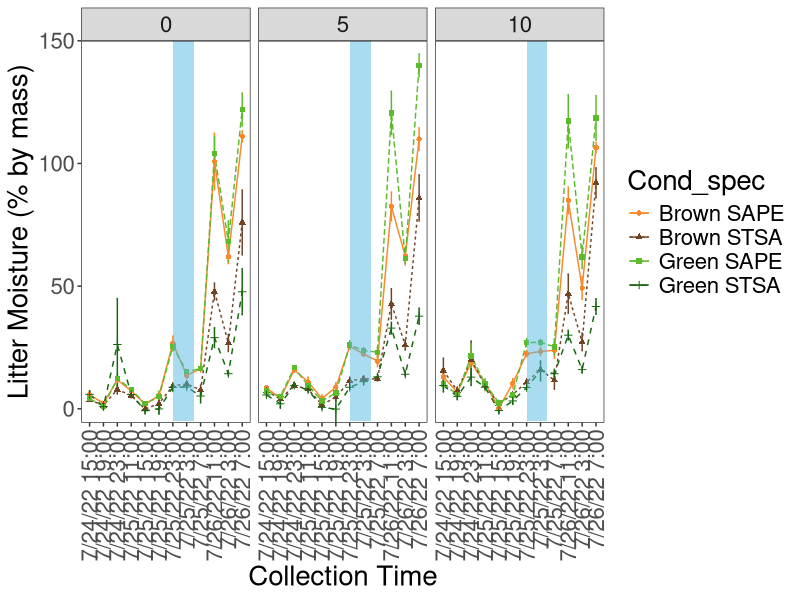

This chart was generated by the following R code:
# Analysis of IRES Litter Microclimate Group data for microphase 1 experiment
# HThroop wrote script on August 2, 2022 
# HThroop made minor tweaks on Sept 20, 2022
# SSmamia rewrote script Sept 25, 2023
setwd("/Users/Siena/Desktop/microclimate")

library(tidyverse)
library(scales)

my_colors <- c("#fa882a","#6e4424","#5dba2b","#166610")

#import dataset
df_microphase1=read.csv("microphase1.csv",header=TRUE)
df_microphase1$Rainfall <- factor(df_microphase1$Rainfall) 


# calculate litter wet and dry masses
df_microphase1$LitterWetMass <- df_microphase1$Sample_mass - df_microphase1$SandMasswBag # sample wet mass at collection
df_microphase1$LitterDryMass <- df_microphase1$Drymasswbag - df_microphase1$D_bagMasswSand # sample dry mass at collection
# calculate sample dry mass (percent by mass) at collection
df_microphase1$LitterMoisture <- ((df_microphase1$LitterWetMass - df_microphase1$LitterDryMass) / df_microphase1$LitterDryMass) *100 
# divide into separate files for the two litter species
df_microphase1.SAPE <- filter(df_microphase1, Species == "SAPE")
df_microphase1.STSA <- filter(df_microphase1, Species == "STSA")


# calculate mean values for line graphs 
df_microphase1.means <- df_microphase1 %>% 
  group_by(Cond_spec, Rainfall, Datetime) %>% 
  summarise(LitterMoisture_mean=mean(LitterMoisture, na.rm=TRUE), n=n(), sd=sd(LitterMoisture, na.rm=TRUE), se=sd/sqrt(n))
df_microphase1.means$se<-as.numeric(df_microphase1.means$se)
df_microphase1.means$LitterMoisture_mean<-as.numeric(df_microphase1.means$LitterMoisture_mean)
df_microphase1.means


p1 <- ggplot(df_microphase1.means, aes(x=Datetime, y=LitterMoisture_mean, color=Cond_spec)) + 
  aes(group=Cond_spec) +
  geom_errorbar(aes(ymin=LitterMoisture_mean-se, ymax=LitterMoisture_mean+se), width=0.1) +
  geom_line(aes(color=Cond_spec, linetype=Cond_spec)) +
  geom_point(aes(shape=Cond_spec)) +
  annotate('rect', xmin=7, xmax=8.5, ymin=-5, ymax=150, alpha=.5, fill='#54b8e3') +
  xlab("Collection Time") + 
  ylab("Litter Moisture (% by mass)") +
  scale_color_manual(values = my_colors) +
  theme_bw() +
  theme(text = element_text(size = 20)) +
  theme(panel.grid.major = element_blank()) +
  theme(panel.grid.minor = element_blank()) +
  scale_y_continuous(expand=c(0,0)) +
  theme(axis.text.x = element_text(angle = 90, vjust = 0.5, hjust=1)) +
  facet_grid(~Rainfall) 
p1




